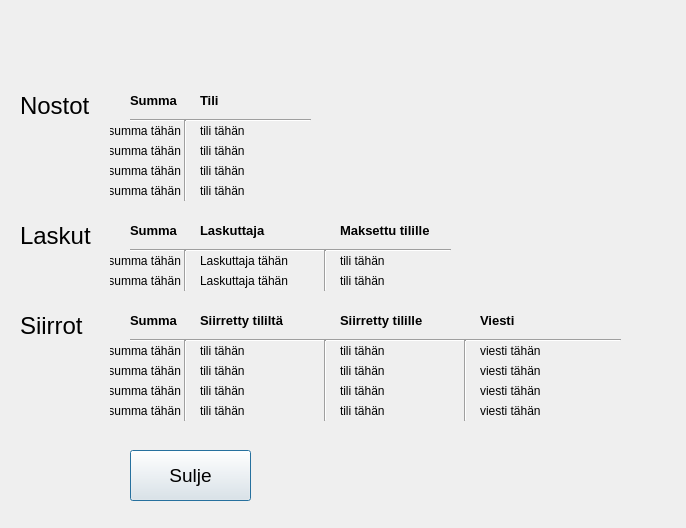
<?xml version="1.0" encoding="UTF-8"?>
<ui version="4.0">
 <class>TiliTapahtumatMoottoriDialog</class>
 <widget class="QDialog" name="TiliTapahtumatMoottoriDialog">
  <property name="geometry">
   <rect>
    <x>0</x>
    <y>0</y>
    <width>686</width>
    <height>528</height>
   </rect>
  </property>
  <property name="windowTitle">
   <string>Dialog</string>
  </property>
  <widget class="QPushButton" name="pushButton">
   <property name="geometry">
    <rect>
     <x>130</x>
     <y>450</y>
     <width>121</width>
     <height>51</height>
    </rect>
   </property>
   <property name="font">
    <font>
     <pointsize>14</pointsize>
    </font>
   </property>
   <property name="text">
    <string>Sulje</string>
   </property>
  </widget>
  <widget class="QLabel" name="labelOtsikkoNostot">
   <property name="geometry">
    <rect>
     <x>20</x>
     <y>80</y>
     <width>161</width>
     <height>51</height>
    </rect>
   </property>
   <property name="font">
    <font>
     <family>MS Shell Dlg 2</family>
     <pointsize>18</pointsize>
     <weight>50</weight>
     <bold>false</bold>
    </font>
   </property>
   <property name="text">
    <string>Nostot</string>
   </property>
  </widget>
  <widget class="QLabel" name="labelOtsikkoLaskut">
   <property name="geometry">
    <rect>
     <x>20</x>
     <y>210</y>
     <width>161</width>
     <height>51</height>
    </rect>
   </property>
   <property name="font">
    <font>
     <family>MS Shell Dlg 2</family>
     <pointsize>18</pointsize>
    </font>
   </property>
   <property name="text">
    <string>Laskut</string>
   </property>
  </widget>
  <widget class="QLabel" name="labelOtsikkoSiirrot">
   <property name="geometry">
    <rect>
     <x>20</x>
     <y>300</y>
     <width>161</width>
     <height>51</height>
    </rect>
   </property>
   <property name="font">
    <font>
     <family>MS Shell Dlg 2</family>
     <pointsize>18</pointsize>
    </font>
   </property>
   <property name="text">
    <string>Siirrot</string>
   </property>
  </widget>
  <widget class="QLabel" name="labelOtsikkoNostoSumma">
   <property name="geometry">
    <rect>
     <x>130</x>
     <y>90</y>
     <width>101</width>
     <height>21</height>
    </rect>
   </property>
   <property name="font">
    <font>
     <family>MS Shell Dlg 2</family>
     <pointsize>10</pointsize>
     <weight>75</weight>
     <bold>true</bold>
    </font>
   </property>
   <property name="text">
    <string>Summa</string>
   </property>
  </widget>
  <widget class="QLabel" name="labelOtsikkoNostoTili">
   <property name="geometry">
    <rect>
     <x>200</x>
     <y>90</y>
     <width>101</width>
     <height>21</height>
    </rect>
   </property>
   <property name="font">
    <font>
     <family>MS Shell Dlg 2</family>
     <pointsize>10</pointsize>
     <weight>75</weight>
     <bold>true</bold>
    </font>
   </property>
   <property name="text">
    <string>Tili</string>
   </property>
  </widget>
  <widget class="QLabel" name="labelHaettuNostoSumma1">
   <property name="geometry">
    <rect>
     <x>110</x>
     <y>120</y>
     <width>71</width>
     <height>21</height>
    </rect>
   </property>
   <property name="font">
    <font>
     <family>MS Shell Dlg 2</family>
    </font>
   </property>
   <property name="text">
    <string>summa tähän</string>
   </property>
   <property name="alignment">
    <set>Qt::AlignRight|Qt::AlignTrailing|Qt::AlignVCenter</set>
   </property>
  </widget>
  <widget class="QLabel" name="labelHaettuNostoTili1">
   <property name="geometry">
    <rect>
     <x>200</x>
     <y>120</y>
     <width>211</width>
     <height>21</height>
    </rect>
   </property>
   <property name="font">
    <font>
     <family>MS Shell Dlg 2</family>
    </font>
   </property>
   <property name="text">
    <string>tili tähän</string>
   </property>
  </widget>
  <widget class="QLabel" name="labelHaettuNostoSumma2">
   <property name="geometry">
    <rect>
     <x>110</x>
     <y>140</y>
     <width>71</width>
     <height>21</height>
    </rect>
   </property>
   <property name="font">
    <font>
     <family>MS Shell Dlg 2</family>
    </font>
   </property>
   <property name="text">
    <string>summa tähän</string>
   </property>
   <property name="alignment">
    <set>Qt::AlignRight|Qt::AlignTrailing|Qt::AlignVCenter</set>
   </property>
  </widget>
  <widget class="QLabel" name="labelHaettuNostoTili2">
   <property name="geometry">
    <rect>
     <x>200</x>
     <y>140</y>
     <width>201</width>
     <height>21</height>
    </rect>
   </property>
   <property name="font">
    <font>
     <family>MS Shell Dlg 2</family>
    </font>
   </property>
   <property name="text">
    <string>tili tähän</string>
   </property>
  </widget>
  <widget class="QLabel" name="labelHaettuNostoSumma3">
   <property name="geometry">
    <rect>
     <x>110</x>
     <y>160</y>
     <width>71</width>
     <height>21</height>
    </rect>
   </property>
   <property name="font">
    <font>
     <family>MS Shell Dlg 2</family>
    </font>
   </property>
   <property name="text">
    <string>summa tähän</string>
   </property>
   <property name="alignment">
    <set>Qt::AlignRight|Qt::AlignTrailing|Qt::AlignVCenter</set>
   </property>
  </widget>
  <widget class="QLabel" name="labelHaettuNostoTili3">
   <property name="geometry">
    <rect>
     <x>200</x>
     <y>160</y>
     <width>201</width>
     <height>21</height>
    </rect>
   </property>
   <property name="font">
    <font>
     <family>MS Shell Dlg 2</family>
    </font>
   </property>
   <property name="text">
    <string>tili tähän</string>
   </property>
  </widget>
  <widget class="QLabel" name="labelHaettuNostoSumma4">
   <property name="geometry">
    <rect>
     <x>110</x>
     <y>180</y>
     <width>71</width>
     <height>21</height>
    </rect>
   </property>
   <property name="font">
    <font>
     <family>MS Shell Dlg 2</family>
    </font>
   </property>
   <property name="text">
    <string>summa tähän</string>
   </property>
   <property name="alignment">
    <set>Qt::AlignRight|Qt::AlignTrailing|Qt::AlignVCenter</set>
   </property>
  </widget>
  <widget class="QLabel" name="labelHaettuNostoTili4">
   <property name="geometry">
    <rect>
     <x>200</x>
     <y>180</y>
     <width>201</width>
     <height>21</height>
    </rect>
   </property>
   <property name="font">
    <font>
     <family>MS Shell Dlg 2</family>
    </font>
   </property>
   <property name="text">
    <string>tili tähän</string>
   </property>
  </widget>
  <widget class="QLabel" name="labelOtsikkoLaskuSumma">
   <property name="geometry">
    <rect>
     <x>130</x>
     <y>220</y>
     <width>101</width>
     <height>21</height>
    </rect>
   </property>
   <property name="font">
    <font>
     <family>MS Shell Dlg 2</family>
     <pointsize>10</pointsize>
     <weight>75</weight>
     <bold>true</bold>
    </font>
   </property>
   <property name="text">
    <string>Summa</string>
   </property>
  </widget>
  <widget class="QLabel" name="labelOtsikkoLaskuLaskuttaja">
   <property name="geometry">
    <rect>
     <x>200</x>
     <y>220</y>
     <width>101</width>
     <height>21</height>
    </rect>
   </property>
   <property name="font">
    <font>
     <family>MS Shell Dlg 2</family>
     <pointsize>10</pointsize>
     <weight>75</weight>
     <bold>true</bold>
    </font>
   </property>
   <property name="text">
    <string>Laskuttaja</string>
   </property>
  </widget>
  <widget class="QLabel" name="labelOtsikkoLaskuMaksettuTilille">
   <property name="geometry">
    <rect>
     <x>340</x>
     <y>220</y>
     <width>101</width>
     <height>21</height>
    </rect>
   </property>
   <property name="font">
    <font>
     <family>MS Shell Dlg 2</family>
     <pointsize>10</pointsize>
     <weight>75</weight>
     <bold>true</bold>
    </font>
   </property>
   <property name="text">
    <string>Maksettu tilille</string>
   </property>
  </widget>
  <widget class="QLabel" name="labelOtsikkoSiirrotSumma">
   <property name="geometry">
    <rect>
     <x>130</x>
     <y>310</y>
     <width>101</width>
     <height>21</height>
    </rect>
   </property>
   <property name="font">
    <font>
     <family>MS Shell Dlg 2</family>
     <pointsize>10</pointsize>
     <weight>75</weight>
     <bold>true</bold>
    </font>
   </property>
   <property name="text">
    <string>Summa</string>
   </property>
  </widget>
  <widget class="QLabel" name="labelOtsikkoSiirrotSiirrettyTililta">
   <property name="geometry">
    <rect>
     <x>200</x>
     <y>310</y>
     <width>101</width>
     <height>21</height>
    </rect>
   </property>
   <property name="font">
    <font>
     <family>MS Shell Dlg 2</family>
     <pointsize>10</pointsize>
     <weight>75</weight>
     <bold>true</bold>
    </font>
   </property>
   <property name="text">
    <string>Siirretty tililtä</string>
   </property>
  </widget>
  <widget class="QLabel" name="labelOtsikkoSiirrotSiirrettyTilille">
   <property name="geometry">
    <rect>
     <x>340</x>
     <y>310</y>
     <width>101</width>
     <height>21</height>
    </rect>
   </property>
   <property name="font">
    <font>
     <family>MS Shell Dlg 2</family>
     <pointsize>10</pointsize>
     <weight>75</weight>
     <bold>true</bold>
    </font>
   </property>
   <property name="text">
    <string>Siirretty tilille</string>
   </property>
  </widget>
  <widget class="QLabel" name="labelHaettuLaskuSumma1">
   <property name="geometry">
    <rect>
     <x>110</x>
     <y>250</y>
     <width>71</width>
     <height>21</height>
    </rect>
   </property>
   <property name="font">
    <font>
     <family>MS Shell Dlg 2</family>
    </font>
   </property>
   <property name="text">
    <string>summa tähän</string>
   </property>
   <property name="alignment">
    <set>Qt::AlignRight|Qt::AlignTrailing|Qt::AlignVCenter</set>
   </property>
  </widget>
  <widget class="QLabel" name="labelHaettuLaskuSumma2">
   <property name="geometry">
    <rect>
     <x>110</x>
     <y>270</y>
     <width>71</width>
     <height>21</height>
    </rect>
   </property>
   <property name="font">
    <font>
     <family>MS Shell Dlg 2</family>
    </font>
   </property>
   <property name="text">
    <string>summa tähän</string>
   </property>
   <property name="alignment">
    <set>Qt::AlignRight|Qt::AlignTrailing|Qt::AlignVCenter</set>
   </property>
  </widget>
  <widget class="QLabel" name="labelHaettuLaskuTili1">
   <property name="geometry">
    <rect>
     <x>340</x>
     <y>250</y>
     <width>211</width>
     <height>21</height>
    </rect>
   </property>
   <property name="font">
    <font>
     <family>MS Shell Dlg 2</family>
    </font>
   </property>
   <property name="text">
    <string>tili tähän</string>
   </property>
  </widget>
  <widget class="QLabel" name="labelHaettuLaskuTili2">
   <property name="geometry">
    <rect>
     <x>340</x>
     <y>270</y>
     <width>211</width>
     <height>21</height>
    </rect>
   </property>
   <property name="font">
    <font>
     <family>MS Shell Dlg 2</family>
    </font>
   </property>
   <property name="text">
    <string>tili tähän</string>
   </property>
  </widget>
  <widget class="QLabel" name="labelHaettuLaskuLaskuttaja1">
   <property name="geometry">
    <rect>
     <x>200</x>
     <y>250</y>
     <width>101</width>
     <height>21</height>
    </rect>
   </property>
   <property name="font">
    <font>
     <family>MS Shell Dlg 2</family>
    </font>
   </property>
   <property name="text">
    <string>Laskuttaja tähän</string>
   </property>
  </widget>
  <widget class="QLabel" name="labelHaettuLaskuLaskuttaja2">
   <property name="geometry">
    <rect>
     <x>200</x>
     <y>270</y>
     <width>101</width>
     <height>21</height>
    </rect>
   </property>
   <property name="font">
    <font>
     <family>MS Shell Dlg 2</family>
    </font>
   </property>
   <property name="text">
    <string>Laskuttaja tähän</string>
   </property>
  </widget>
  <widget class="QLabel" name="labelHaettuSiirtoSumma1">
   <property name="geometry">
    <rect>
     <x>110</x>
     <y>340</y>
     <width>71</width>
     <height>21</height>
    </rect>
   </property>
   <property name="font">
    <font>
     <family>MS Shell Dlg 2</family>
    </font>
   </property>
   <property name="text">
    <string>summa tähän</string>
   </property>
   <property name="alignment">
    <set>Qt::AlignRight|Qt::AlignTrailing|Qt::AlignVCenter</set>
   </property>
  </widget>
  <widget class="QLabel" name="labelHaettuSiirtoSumma2">
   <property name="geometry">
    <rect>
     <x>110</x>
     <y>360</y>
     <width>71</width>
     <height>21</height>
    </rect>
   </property>
   <property name="font">
    <font>
     <family>MS Shell Dlg 2</family>
    </font>
   </property>
   <property name="text">
    <string>summa tähän</string>
   </property>
   <property name="alignment">
    <set>Qt::AlignRight|Qt::AlignTrailing|Qt::AlignVCenter</set>
   </property>
  </widget>
  <widget class="QLabel" name="labelHaettuSiirtoSumma3">
   <property name="geometry">
    <rect>
     <x>110</x>
     <y>380</y>
     <width>71</width>
     <height>21</height>
    </rect>
   </property>
   <property name="font">
    <font>
     <family>MS Shell Dlg 2</family>
    </font>
   </property>
   <property name="text">
    <string>summa tähän</string>
   </property>
   <property name="alignment">
    <set>Qt::AlignRight|Qt::AlignTrailing|Qt::AlignVCenter</set>
   </property>
  </widget>
  <widget class="QLabel" name="labelHaettuSiirtoSumma4">
   <property name="geometry">
    <rect>
     <x>110</x>
     <y>400</y>
     <width>71</width>
     <height>21</height>
    </rect>
   </property>
   <property name="font">
    <font>
     <family>MS Shell Dlg 2</family>
    </font>
   </property>
   <property name="text">
    <string>summa tähän</string>
   </property>
   <property name="alignment">
    <set>Qt::AlignRight|Qt::AlignTrailing|Qt::AlignVCenter</set>
   </property>
  </widget>
  <widget class="QLabel" name="labelHaettuSiirtoTili1">
   <property name="geometry">
    <rect>
     <x>200</x>
     <y>340</y>
     <width>151</width>
     <height>21</height>
    </rect>
   </property>
   <property name="font">
    <font>
     <family>MS Shell Dlg 2</family>
    </font>
   </property>
   <property name="text">
    <string>tili tähän</string>
   </property>
  </widget>
  <widget class="QLabel" name="labelHaettuSiirtoTili2">
   <property name="geometry">
    <rect>
     <x>200</x>
     <y>360</y>
     <width>151</width>
     <height>21</height>
    </rect>
   </property>
   <property name="font">
    <font>
     <family>MS Shell Dlg 2</family>
    </font>
   </property>
   <property name="text">
    <string>tili tähän</string>
   </property>
  </widget>
  <widget class="QLabel" name="labelHaettuSiirtoTili3">
   <property name="geometry">
    <rect>
     <x>200</x>
     <y>380</y>
     <width>151</width>
     <height>21</height>
    </rect>
   </property>
   <property name="font">
    <font>
     <family>MS Shell Dlg 2</family>
    </font>
   </property>
   <property name="text">
    <string>tili tähän</string>
   </property>
  </widget>
  <widget class="QLabel" name="labelHaettuSiirtoTili4">
   <property name="geometry">
    <rect>
     <x>200</x>
     <y>400</y>
     <width>151</width>
     <height>21</height>
    </rect>
   </property>
   <property name="font">
    <font>
     <family>MS Shell Dlg 2</family>
    </font>
   </property>
   <property name="text">
    <string>tili tähän</string>
   </property>
  </widget>
  <widget class="QLabel" name="labelHaettuSiirtoVastaanottajanTili1">
   <property name="geometry">
    <rect>
     <x>340</x>
     <y>340</y>
     <width>131</width>
     <height>21</height>
    </rect>
   </property>
   <property name="font">
    <font>
     <family>MS Shell Dlg 2</family>
    </font>
   </property>
   <property name="text">
    <string>tili tähän</string>
   </property>
  </widget>
  <widget class="QLabel" name="labelHaettuSiirtoVastaanottajanTili2">
   <property name="geometry">
    <rect>
     <x>340</x>
     <y>360</y>
     <width>131</width>
     <height>21</height>
    </rect>
   </property>
   <property name="font">
    <font>
     <family>MS Shell Dlg 2</family>
    </font>
   </property>
   <property name="text">
    <string>tili tähän</string>
   </property>
  </widget>
  <widget class="QLabel" name="labelHaettuSiirtoVastaanottajanTili3">
   <property name="geometry">
    <rect>
     <x>340</x>
     <y>380</y>
     <width>131</width>
     <height>21</height>
    </rect>
   </property>
   <property name="font">
    <font>
     <family>MS Shell Dlg 2</family>
    </font>
   </property>
   <property name="text">
    <string>tili tähän</string>
   </property>
  </widget>
  <widget class="QLabel" name="labelHaettuSiirtoVastaanottajanTili4">
   <property name="geometry">
    <rect>
     <x>340</x>
     <y>400</y>
     <width>131</width>
     <height>21</height>
    </rect>
   </property>
   <property name="font">
    <font>
     <family>MS Shell Dlg 2</family>
    </font>
   </property>
   <property name="text">
    <string>tili tähän</string>
   </property>
  </widget>
  <widget class="QLabel" name="labelOtsikkoSiirrotViesti">
   <property name="geometry">
    <rect>
     <x>480</x>
     <y>310</y>
     <width>101</width>
     <height>21</height>
    </rect>
   </property>
   <property name="font">
    <font>
     <family>MS Shell Dlg 2</family>
     <pointsize>10</pointsize>
     <weight>75</weight>
     <bold>true</bold>
    </font>
   </property>
   <property name="text">
    <string>Viesti</string>
   </property>
  </widget>
  <widget class="QLabel" name="labelHaettuSiirtoViesti1">
   <property name="geometry">
    <rect>
     <x>480</x>
     <y>340</y>
     <width>201</width>
     <height>21</height>
    </rect>
   </property>
   <property name="font">
    <font>
     <family>MS Shell Dlg 2</family>
    </font>
   </property>
   <property name="text">
    <string>viesti tähän</string>
   </property>
  </widget>
  <widget class="QLabel" name="labelHaettuSiirtoViesti2">
   <property name="geometry">
    <rect>
     <x>480</x>
     <y>360</y>
     <width>201</width>
     <height>21</height>
    </rect>
   </property>
   <property name="font">
    <font>
     <family>MS Shell Dlg 2</family>
    </font>
   </property>
   <property name="text">
    <string>viesti tähän</string>
   </property>
  </widget>
  <widget class="QLabel" name="labelHaettuSiirtoViesti3">
   <property name="geometry">
    <rect>
     <x>480</x>
     <y>380</y>
     <width>201</width>
     <height>21</height>
    </rect>
   </property>
   <property name="font">
    <font>
     <family>MS Shell Dlg 2</family>
    </font>
   </property>
   <property name="text">
    <string>viesti tähän</string>
   </property>
  </widget>
  <widget class="QLabel" name="labelHaettuSiirtoViesti4">
   <property name="geometry">
    <rect>
     <x>480</x>
     <y>400</y>
     <width>201</width>
     <height>21</height>
    </rect>
   </property>
   <property name="font">
    <font>
     <family>MS Shell Dlg 2</family>
    </font>
   </property>
   <property name="text">
    <string>viesti tähän</string>
   </property>
  </widget>
  <widget class="QLabel" name="label">
   <property name="geometry">
    <rect>
     <x>230</x>
     <y>0</y>
     <width>201</width>
     <height>111</height>
    </rect>
   </property>
   <property name="font">
    <font>
     <family>MS Shell Dlg 2</family>
     <pointsize>24</pointsize>
     <weight>50</weight>
     <italic>false</italic>
     <bold>false</bold>
     <underline>false</underline>
     <strikeout>false</strikeout>
     <kerning>true</kerning>
    </font>
   </property>
   <property name="text">
    <string/>
   </property>
   <property name="pixmap">
    <pixmap resource="resources.qrc">:/new/prefix1/Pictures/BankSimulLogo.png</pixmap>
   </property>
   <property name="scaledContents">
    <bool>true</bool>
   </property>
   <property name="alignment">
    <set>Qt::AlignCenter</set>
   </property>
  </widget>
  <widget class="Line" name="line_4">
   <property name="geometry">
    <rect>
     <x>130</x>
     <y>100</y>
     <width>181</width>
     <height>41</height>
    </rect>
   </property>
   <property name="orientation">
    <enum>Qt::Horizontal</enum>
   </property>
  </widget>
  <widget class="Line" name="line_5">
   <property name="geometry">
    <rect>
     <x>130</x>
     <y>230</y>
     <width>321</width>
     <height>41</height>
    </rect>
   </property>
   <property name="orientation">
    <enum>Qt::Horizontal</enum>
   </property>
  </widget>
  <widget class="Line" name="line_6">
   <property name="geometry">
    <rect>
     <x>130</x>
     <y>320</y>
     <width>491</width>
     <height>41</height>
    </rect>
   </property>
   <property name="orientation">
    <enum>Qt::Horizontal</enum>
   </property>
  </widget>
  <widget class="Line" name="line_7">
   <property name="geometry">
    <rect>
     <x>170</x>
     <y>120</y>
     <width>31</width>
     <height>81</height>
    </rect>
   </property>
   <property name="orientation">
    <enum>Qt::Vertical</enum>
   </property>
  </widget>
  <widget class="Line" name="line_8">
   <property name="geometry">
    <rect>
     <x>170</x>
     <y>250</y>
     <width>31</width>
     <height>41</height>
    </rect>
   </property>
   <property name="orientation">
    <enum>Qt::Vertical</enum>
   </property>
  </widget>
  <widget class="Line" name="line_9">
   <property name="geometry">
    <rect>
     <x>170</x>
     <y>340</y>
     <width>31</width>
     <height>81</height>
    </rect>
   </property>
   <property name="orientation">
    <enum>Qt::Vertical</enum>
   </property>
  </widget>
  <widget class="Line" name="line_10">
   <property name="geometry">
    <rect>
     <x>310</x>
     <y>340</y>
     <width>31</width>
     <height>81</height>
    </rect>
   </property>
   <property name="orientation">
    <enum>Qt::Vertical</enum>
   </property>
  </widget>
  <widget class="Line" name="line_11">
   <property name="geometry">
    <rect>
     <x>450</x>
     <y>340</y>
     <width>31</width>
     <height>81</height>
    </rect>
   </property>
   <property name="orientation">
    <enum>Qt::Vertical</enum>
   </property>
  </widget>
  <widget class="Line" name="line_12">
   <property name="geometry">
    <rect>
     <x>310</x>
     <y>250</y>
     <width>31</width>
     <height>41</height>
    </rect>
   </property>
   <property name="orientation">
    <enum>Qt::Vertical</enum>
   </property>
  </widget>
 </widget>
 <resources>
  <include location="resources.qrc"/>
 </resources>
 <connections/>
</ui>
